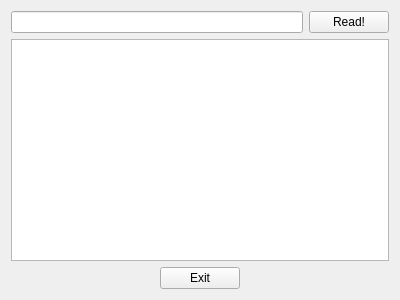
<?xml version="1.0" encoding="UTF-8"?>
<ui version="4.0">
 <class>MainWindow</class>
 <widget class="QMainWindow" name="MainWindow">
  <property name="geometry">
   <rect>
    <x>0</x>
    <y>0</y>
    <width>400</width>
    <height>300</height>
   </rect>
  </property>
  <property name="windowTitle">
   <string>QProcess Reader</string>
  </property>
  <widget class="QWidget" name="centralWidget">
   <layout class="QVBoxLayout" name="verticalLayout">
    <item>
     <layout class="QHBoxLayout" name="horizontaltwo">
      <item>
       <widget class="QLineEdit" name="command">
        <property name="text">
         <string/>
        </property>
       </widget>
      </item>
      <item>
       <widget class="QPushButton" name="read">
        <property name="text">
         <string>Read!</string>
        </property>
       </widget>
      </item>
     </layout>
    </item>
    <item>
     <widget class="QTextBrowser" name="display"/>
    </item>
    <item>
     <layout class="QHBoxLayout" name="horizontalone">
      <item>
       <spacer name="hpone">
        <property name="orientation">
         <enum>Qt::Horizontal</enum>
        </property>
        <property name="sizeHint" stdset="0">
         <size>
          <width>163</width>
          <height>20</height>
         </size>
        </property>
       </spacer>
      </item>
      <item>
       <widget class="QPushButton" name="exit">
        <property name="text">
         <string>Exit</string>
        </property>
       </widget>
      </item>
      <item>
       <spacer name="hptwo">
        <property name="orientation">
         <enum>Qt::Horizontal</enum>
        </property>
        <property name="sizeHint" stdset="0">
         <size>
          <width>163</width>
          <height>20</height>
         </size>
        </property>
       </spacer>
      </item>
     </layout>
    </item>
   </layout>
  </widget>
 </widget>
 <layoutdefault spacing="6" margin="11"/>
 <resources/>
 <connections>
  <connection>
   <sender>exit</sender>
   <signal>clicked()</signal>
   <receiver>MainWindow</receiver>
   <slot>close()</slot>
   <hints>
    <hint type="sourcelabel">
     <x>199</x>
     <y>281</y>
    </hint>
    <hint type="destinationlabel">
     <x>199</x>
     <y>149</y>
    </hint>
   </hints>
  </connection>
 </connections>
</ui>
